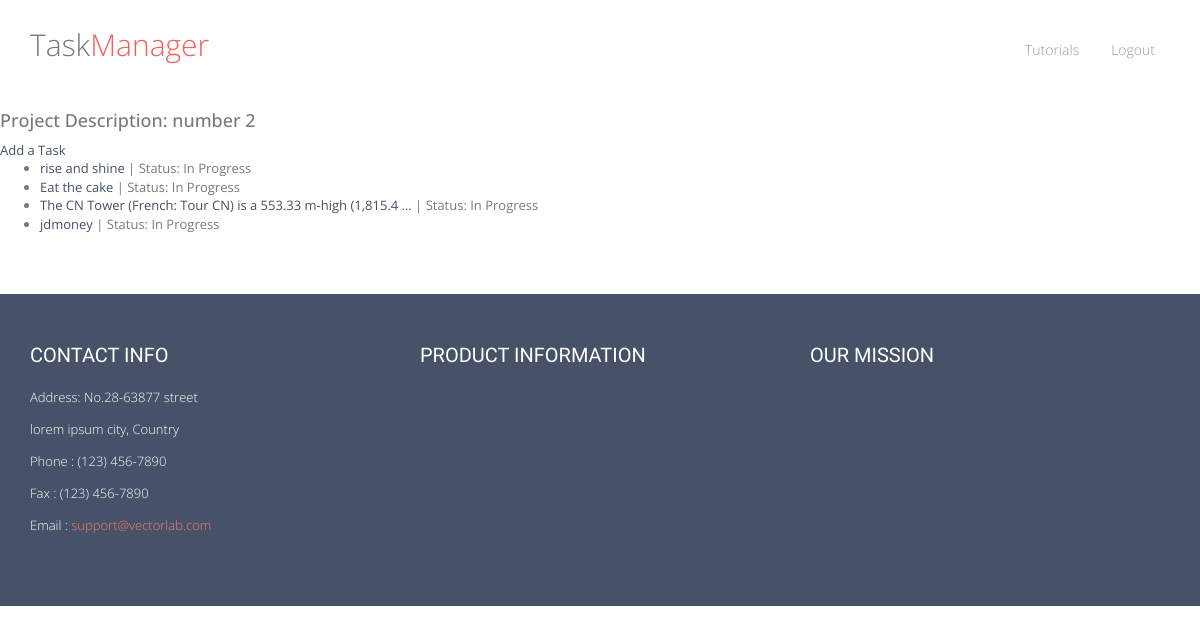
The app's page /taskManager/2/ (signed in) with its own data.
### taskManager/models.py (models this page shows, shortened)
class Project(models.Model):
	project_title = models.CharField(max_length = 50, default = 'Default')
	project_text = models.CharField(max_length = 500)
	start_date = models.DateTimeField('date started')
	users_assinged = models.ManyToManyField(User)

class Task(models.Model):
	assoc_project = models.ForeignKey(Project, default=1)
	task_text = models.CharField(max_length = 200)
	pub_date = models.DateTimeField('date created')
	completed = models.NullBooleanField(default = False)
	users_assinged = models.ManyToManyField(User)

### taskManager/views.py (the view)
# urls.py: url(r'^(?P<project_id>\d+)/$', views.proj_details, name = 'proj_details'),
def proj_details(request, project_id):
    proj = Project.objects.get(pk = project_id)
    logged_in = True
    admin_level = False
    if request.user.groups.filter(name='admin_g').exists():
        admin_level = True
    assigned_to = False
    if proj.users_assinged.filter(username= request.user.username).exists():
        assigned_to = True
    elif admin_level == True:
        assigned_to = True
    if not request.user.is_authenticated():
        logged_in =False
    return render(request, 'taskManager/proj_details.html', {'proj':proj, 'assigned_to':assigned_to, 'logged_in':logged_in})

### taskManager/templates/taskManager/proj_details.html (shortened to what this page needs)
{% extends 'taskManager/base.html' %}
{% block content %}
{% if logged_in == True %}
{% if assigned_to == False%}
<h4>You have not been assigned to this project nor have the permissions necessary, therefore
you will not be able to see the project details</h4>
{% else %}
<h4>Project Description: {{proj.project_text}}</h4>
<a href = "{% url 'taskManager:new_task' proj.id %}"> Add a Task </a>
<ul>
{% for task in proj.task_set.all %}
    <li> <a href="{% url 'taskManager:detail' proj.project_title task.id%}">{{ task.task_text|truncatechars:60 }}</a> | Status:
    {% if task.completed == True %}
    	Complete
    {% else %}
    	In Progress
    {% endif %}
    </li>
{% endfor %}
</ul>
{% endif %}
{% else %}
<h4> Please log in to see project details </h4>
<p><a href = "/taskManager/login/">Log in</a></p>
{% endif %}
{%  endblock %}

### taskManager/static/taskManager/css/style.css (style rules this page uses)
body { color: #797979; font-family: 'Open Sans', sans-serif; padding: 0px !important; margin: 0px !important; font-size:13px; }
a, a:hover, a:focus { text-decoration: none; outline: none; }
h1,h2,h3,h4,h5,h6 { font-family: 'Open Sans', sans-serif; }
a { color: #444e67; }

### records on screen
Project: project_text "number 2"
Task: task_text "rise and shine", completed "In Progress"
Task: task_text "Eat the cake", completed "In Progress"
Task: task_text "The CN Tower (French: Tour CN) is a 553.33 m-high (1,815.4 …", completed "In Progress"
Task: task_text "jdmoney", completed "In Progress"
